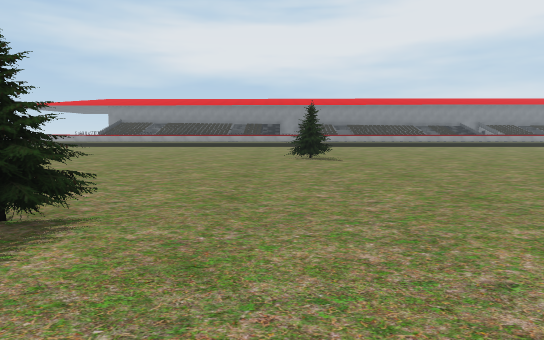
View 1 (above)

24 first-person views from a walk through a Unity game level. The camera is 1.2 m above the floor, tilts 6° down and sees 75° across. The floor is counted in squares, 2 m on a side. Each view is taken from the middle of a square. On the plan, view 1 faces up. The plan holds only what a view shows up to about 10 squares ahead; the rest is blank. The place goes on beyond the plan.

View 2
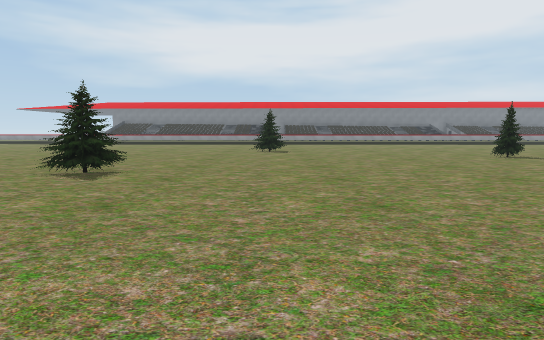

View 3
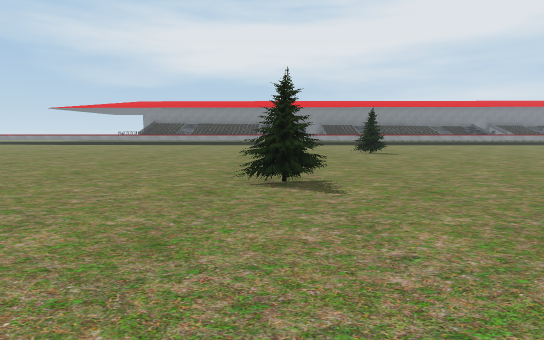

View 4
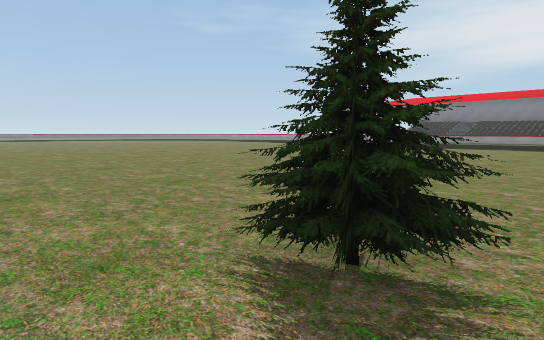

View 5
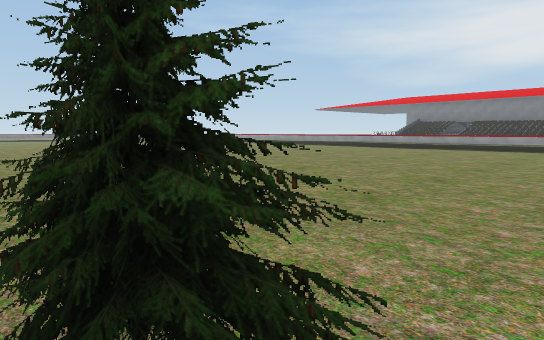

View 6
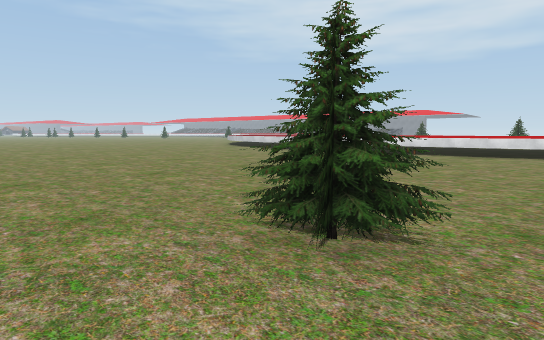

View 7
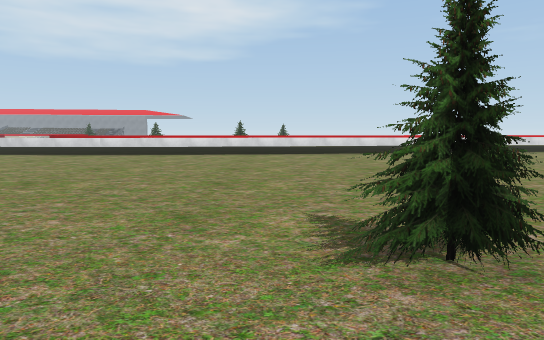

View 8
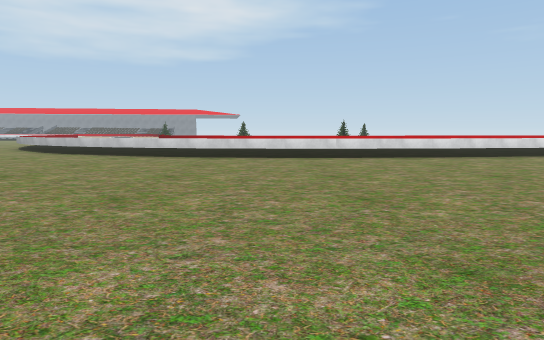

View 9
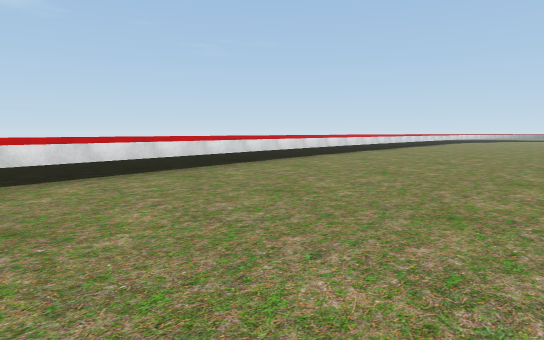

View 10
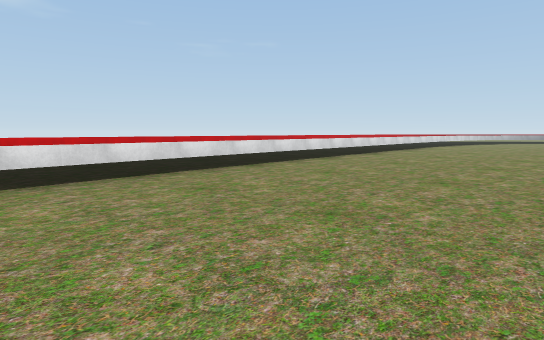

View 11
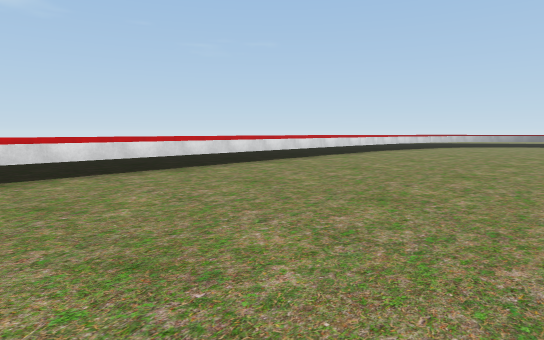

View 12
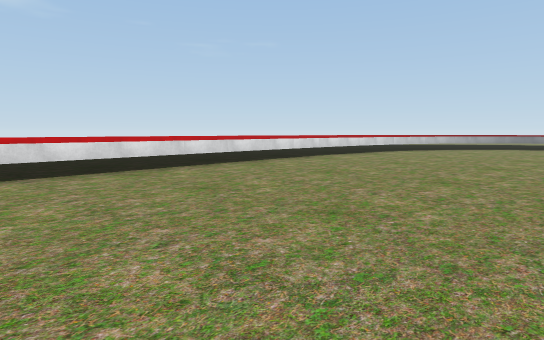

View 13
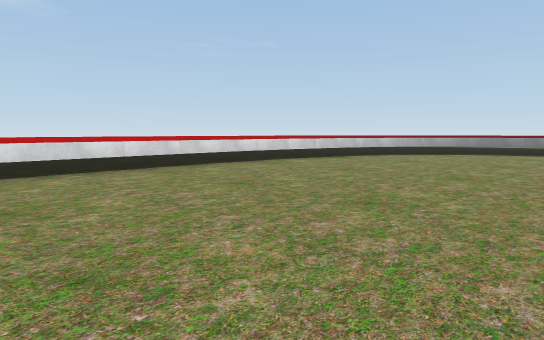

View 14
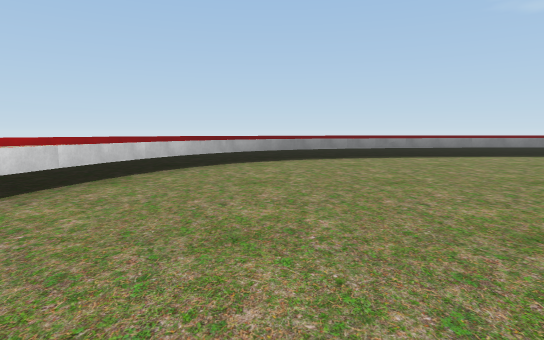

View 15
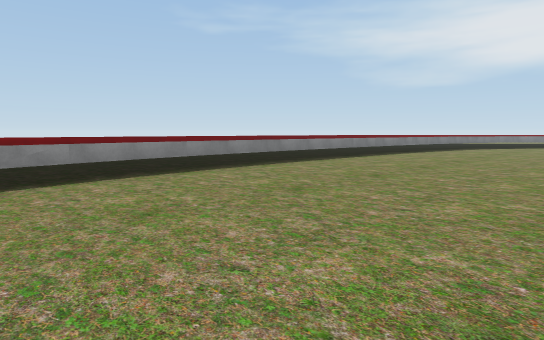

View 16
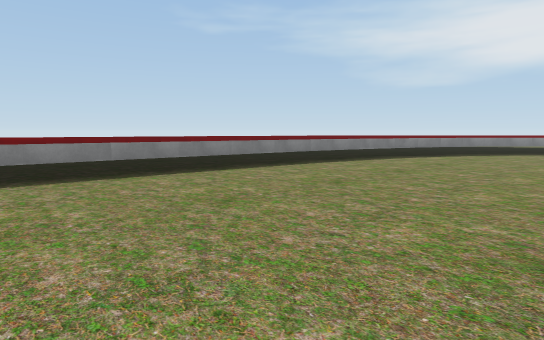

View 17
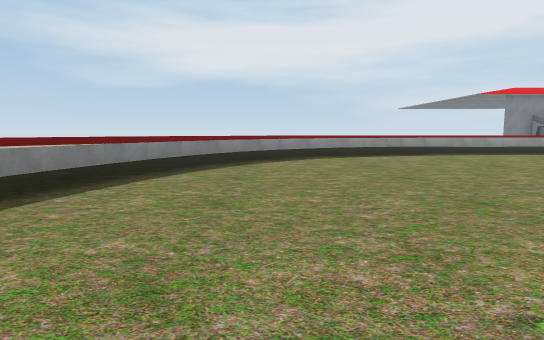

View 18
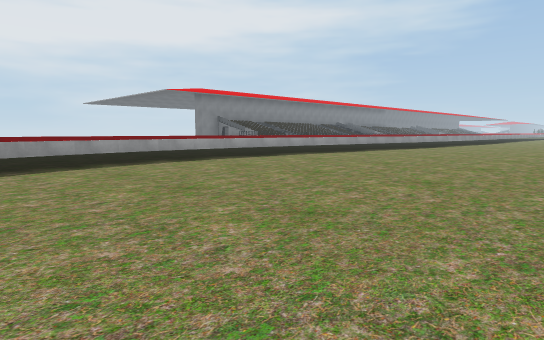

View 19
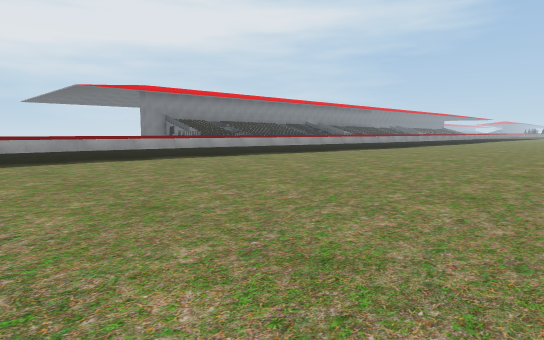

View 20
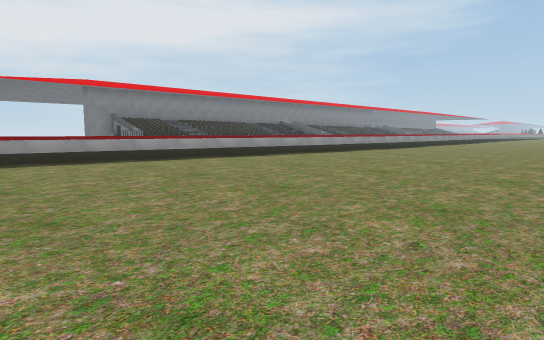

View 21
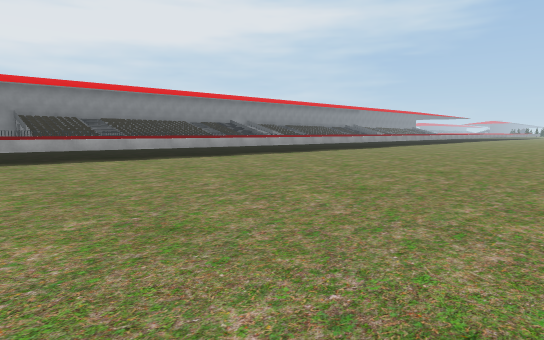

View 22
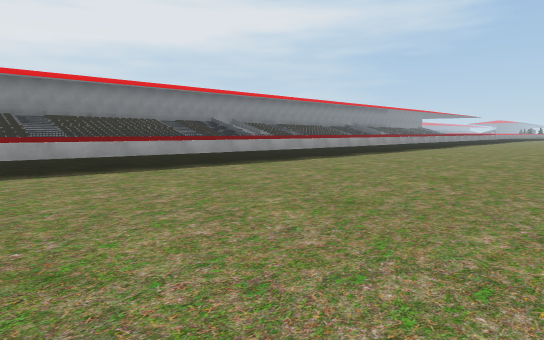

View 23
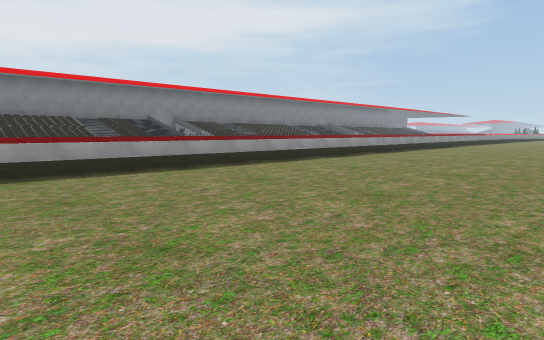

View 24
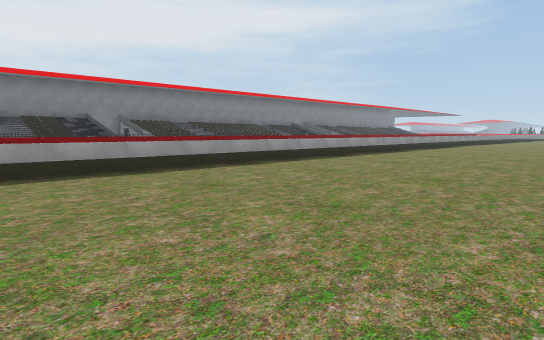

### Floor plan
Key: @ floor where view 1 was taken; # wall or solid block; . main floor; : floor 0.5 m higher than the main floor; = window, fence, low wall or low ledge.
Columns run from 31 left of view 1 to 11 right of it. Each row starts with its distance up from view 1.
 18        ::::::::::::::::::::::::::
 17   :::::==========:::::::::::::::::
 16   :::==..........===================
 15  :::=...............................
 14  ::=.................................
 13  :#=..................................
 12 ::=...................................
 11 ::=..................................
 10 :=.....................................
  9 :=.....  .......................=......
  8 :=....          ..... ..........=.....
  7 :=.....               ..................
  6 :=.....              .................=.
  5 :=.....             ................. .
  4 :=.....           .....................
  3 :=.....           ...........==........
  2 :=....              .........=..........
  1 :=.....                   ..............
  0 :=.....                    ....@........
 -1 :=.....                   ..............
 -2 :=...... ................................
 -3 :=........................................
 -4 ::=........................................
 -5 ::=........................................
 -6 :::=.......................==============..
 -7 ::::===..........==========::::::::::::::==
 -8   :::::==========::::::::::::::
 -9     ::::::::::::::::::::::::::

Positions as (right, up) in squares from view 1, and headings:
1: (0, 0), facing up
2: (1, -3), facing up
3: (-2, -2), facing up
4: (-1, 1), facing up-left
5: (-1, 2), facing up-left
6: (-3, 4), facing down-right
7: (-1, 4), facing down
8: (5, 3), facing down
9: (0, -1), facing down-left
10: (-5, -2), facing down-left
11: (-11, -2), facing down-left
12: (-14, -2), facing down-left
13: (-18, -2), facing down-left
14: (-21, -5), facing left
15: (-25, -3), facing up-left
16: (-25, 3), facing up-left
17: (-27, 7), facing up
18: (-25, 10), facing up-right
19: (-22, 9), facing up-right
20: (-19, 9), facing up-right
21: (-15, 8), facing up-right
22: (-12, 10), facing up-right
23: (-8, 10), facing up-right
24: (-5, 10), facing up-right
